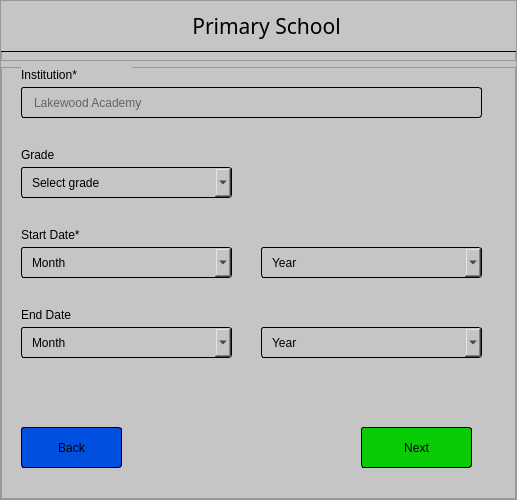
                        <widget class="QFrame" name="frame_36">
                         <property name="minimumSize">
                          <size>
                           <width>500</width>
                           <height>500</height>
                          </size>
                         </property>
                         <property name="maximumSize">
                          <size>
                           <width>10000</width>
                           <height>10000</height>
                          </size>
                         </property>
                         <property name="autoFillBackground">
                          <bool>false</bool>
                         </property>
                         <property name="styleSheet">
                          <string notr="true">background-color: rgb(197, 197, 197);
</string>
                         </property>
                         <property name="frameShape">
                          <enum>QFrame::StyledPanel</enum>
                         </property>
                         <property name="frameShadow">
                          <enum>QFrame::Raised</enum>
                         </property>
                         <layout class="QVBoxLayout" name="verticalLayout_22">
                          <property name="leftMargin">
                           <number>0</number>
                          </property>
                          <property name="topMargin">
                           <number>0</number>
                          </property>
                          <property name="rightMargin">
                           <number>0</number>
                          </property>
                          <property name="bottomMargin">
                           <number>0</number>
                          </property>
                          <item>
                           <widget class="QFrame" name="frame_37">
                            <property name="minimumSize">
                             <size>
                              <width>515</width>
                              <height>60</height>
                             </size>
                            </property>
                            <property name="maximumSize">
                             <size>
                              <width>16777215</width>
                              <height>60</height>
                             </size>
                            </property>
                            <property name="frameShape">
                             <enum>QFrame::StyledPanel</enum>
                            </property>
                            <property name="frameShadow">
                             <enum>QFrame::Raised</enum>
                            </property>
                            <widget class="QLabel" name="label_115">
                             <property name="geometry">
                              <rect>
                               <x>0</x>
                               <y>0</y>
                               <width>521</width>
                               <height>51</height>
                              </rect>
                             </property>
                             <property name="font">
                              <font>
                               <family>HoloLens MDL2 Assets</family>
                               <pointsize>16</pointsize>
                               <weight>50</weight>
                               <bold>false</bold>
                              </font>
                             </property>
                             <property name="styleSheet">
                              <string notr="true">padding-left:10px;
border-bottom:1px solid black;
border-bottom-left-radius: 0px;
border-bottom-right-radius: 0px;</string>
                             </property>
                             <property name="text">
                              <string>Primary School</string>
                             </property>
                             <property name="alignment">
                              <set>Qt::AlignCenter</set>
                             </property>
                            </widget>
                           </widget>
                          </item>
                          <item>
                           <widget class="QFrame" name="frame_47">
                            <property name="minimumSize">
                             <size>
                              <width>0</width>
                              <height>280</height>
                             </size>
                            </property>
                            <property name="frameShape">
                             <enum>QFrame::StyledPanel</enum>
                            </property>
                            <property name="frameShadow">
                             <enum>QFrame::Raised</enum>
                            </property>
                            <widget class="QLineEdit" name="lineEdit_16">
                             <property name="geometry">
                              <rect>
                               <x>20</x>
                               <y>20</y>
                               <width>461</width>
                               <height>31</height>
                              </rect>
                             </property>
                             <property name="styleSheet">
                              <string notr="true">border:1.2px solid black;
border-radius:3px;
padding-left:10px</string>
                             </property>
                             <property name="placeholderText">
                              <string>Lakewood Academy</string>
                             </property>
                            </widget>
                            <widget class="QLabel" name="label_117">
                             <property name="geometry">
                              <rect>
                               <x>20</x>
                               <y>0</y>
                               <width>111</width>
                               <height>16</height>
                              </rect>
                             </property>
                             <property name="font">
                              <font>
                               <pointsize>9</pointsize>
                              </font>
                             </property>
                             <property name="styleSheet">
                              <string notr="true"/>
                             </property>
                             <property name="text">
                              <string>Institution*</string>
                             </property>
                            </widget>
                            <widget class="QComboBox" name="comboBox_10">
                             <property name="geometry">
                              <rect>
                               <x>20</x>
                               <y>100</y>
                               <width>211</width>
                               <height>31</height>
                              </rect>
                             </property>
                             <property name="styleSheet">
                              <string notr="true">border:1.2px solid black;
border-radius:3px;
padding-left:10px</string>
                             </property>
                             <item>
                              <property name="text">
                               <string>Select grade</string>
                              </property>
                             </item>
                             <item>
                              <property name="text">
                               <string>A</string>
                              </property>
                             </item>
                             <item>
                              <property name="text">
                               <string>A-</string>
                              </property>
                             </item>
                             <item>
                              <property name="text">
                               <string>B+</string>
                              </property>
                             </item>
                             <item>
                              <property name="text">
                               <string>B</string>
                              </property>
                             </item>
                             <item>
                              <property name="text">
                               <string>B-</string>
                              </property>
                             </item>
                             <item>
                              <property name="text">
                               <string>C+</string>
                              </property>
                             </item>
                             <item>
                              <property name="text">
                               <string>C</string>
                              </property>
                             </item>
                             <item>
                              <property name="text">
                               <string>C-</string>
                              </property>
                             </item>
                             <item>
                              <property name="text">
                               <string>D+</string>
                              </property>
                             </item>
                             <item>
                              <property name="text">
                               <string>D</string>
                              </property>
                             </item>
                             <item>
                              <property name="text">
                               <string>D-</string>
                              </property>
                             </item>
                             <item>
                              <property name="text">
                               <string>E</string>
                              </property>
                             </item>
                             <item>
                              <property name="text">
                               <string>Fail</string>
                              </property>
                             </item>
                            </widget>
                            <widget class="QComboBox" name="comboBox_11">
                             <property name="geometry">
                              <rect>
                               <x>20</x>
                               <y>180</y>
                               <width>211</width>
                               <height>31</height>
                              </rect>
                             </property>
                             <property name="styleSheet">
                              <string notr="true">border:1.2px solid black;
border-radius:3px;
padding-left:10px</string>
                             </property>
                             <item>
                              <property name="text">
                               <string>Month</string>
                              </property>
                             </item>
                             <item>
                              <property name="text">
                               <string>January</string>
                              </property>
                             </item>
                             <item>
                              <property name="text">
                               <string>February</string>
                              </property>
                             </item>
                             <item>
                              <property name="text">
                               <string>March</string>
                              </property>
                             </item>
                             <item>
                              <property name="text">
                               <string>April</string>
                              </property>
                             </item>
                             <item>
                              <property name="text">
                               <string>May</string>
                              </property>
                             </item>
                             <item>
                              <property name="text">
                               <string>June</string>
                              </property>
                             </item>
                             <item>
                              <property name="text">
                               <string>July</string>
                              </property>
                             </item>
                             <item>
                              <property name="text">
                               <string>August</string>
                              </property>
                             </item>
                             <item>
                              <property name="text">
                               <string>Setember</string>
                              </property>
                             </item>
                             <item>
                              <property name="text">
                               <string>October</string>
                              </property>
                             </item>
                             <item>
                              <property name="text">
                               <string>November</string>
                              </property>
                             </item>
                             <item>
                              <property name="text">
                               <string>December</string>
                              </property>
                             </item>
                            </widget>
                            <widget class="QLabel" name="label_120">
                             <property name="geometry">
                              <rect>
                               <x>20</x>
                               <y>160</y>
                               <width>111</width>
                               <height>16</height>
                              </rect>
                             </property>
                             <property name="font">
                              <font>
                               <pointsize>9</pointsize>
                              </font>
                             </property>
                             <property name="styleSheet">
                              <string notr="true"/>
                             </property>
                             <property name="text">
                              <string>Start Date*</string>
                             </property>
                            </widget>
                            <widget class="QComboBox" name="comboBox_12">
                             <property name="geometry">
                              <rect>
                               <x>260</x>
                               <y>180</y>
                               <width>221</width>
                               <height>31</height>
                              </rect>
                             </property>
                             <property name="styleSheet">
                              <string notr="true">border:1.2px solid black;
border-radius:3px;
padding-left:10px</string>
                             </property>
                             <item>
                              <property name="text">
                               <string>Year</string>
                              </property>
                             </item>
                            </widget>
                            <widget class="QComboBox" name="comboBox_13">
                             <property name="geometry">
                              <rect>
                               <x>20</x>
                               <y>260</y>
                               <width>211</width>
                               <height>31</height>
                              </rect>
                             </property>
                             <property name="styleSheet">
                              <string notr="true">border:1.2px solid black;
border-radius:3px;
padding-left:10px</string>
                             </property>
                             <item>
                              <property name="text">
                               <string>Month</string>
                              </property>
                             </item>
                             <item>
                              <property name="text">
                               <string>January</string>
                              </property>
                             </item>
                             <item>
                              <property name="text">
                               <string>February</string>
                              </property>
                             </item>
                             <item>
                              <property name="text">
                               <string>March</string>
                              </property>
                             </item>
                             <item>
                              <property name="text">
                               <string>April</string>
                              </property>
                             </item>
                             <item>
                              <property name="text">
                               <string>May</string>
                              </property>
                             </item>
                             <item>
                              <property name="text">
                               <string>June</string>
                              </property>
                             </item>
                             <item>
                              <property name="text">
                               <string>July</string>
                              </property>
                             </item>
                             <item>
                              <property name="text">
                               <string>August</string>
                              </property>
                             </item>
                             <item>
                              <property name="text">
                               <string>Setember</string>
                              </property>
                             </item>
                             <item>
                              <property name="text">
                               <string>October</string>
                              </property>
                             </item>
                             <item>
                              <property name="text">
                               <string>November</string>
                              </property>
                             </item>
                             <item>
                              <property name="text">
                               <string>December</string>
                              </property>
                             </item>
                            </widget>
                            <widget class="QLabel" name="label_121">
                             <property name="geometry">
                              <rect>
                               <x>20</x>
                               <y>240</y>
                               <width>191</width>
                               <height>16</height>
                              </rect>
                             </property>
                             <property name="font">
                              <font>
                               <pointsize>9</pointsize>
                              </font>
                             </property>
                             <property name="styleSheet">
                              <string notr="true"/>
                             </property>
                             <property name="text">
                              <string>End Date</string>
                             </property>
                            </widget>
                            <widget class="QComboBox" name="comboBox_14">
                             <property name="geometry">
                              <rect>
                               <x>260</x>
                               <y>260</y>
                               <width>221</width>
                               <height>31</height>
                              </rect>
                             </property>
                             <property name="styleSheet">
                              <string notr="true">border:1.2px solid black;
border-radius:3px;
padding-left:10px</string>
                             </property>
                             <item>
                              <property name="text">
                               <string>Year</string>
                              </property>
                             </item>
                            </widget>
                            <widget class="QLabel" name="label_122">
                             <property name="geometry">
                              <rect>
                               <x>20</x>
                               <y>80</y>
                               <width>111</width>
                               <height>16</height>
                              </rect>
                             </property>
                             <property name="font">
                              <font>
                               <pointsize>9</pointsize>
                              </font>
                             </property>
                             <property name="styleSheet">
                              <string notr="true"/>
                             </property>
                             <property name="text">
                              <string>Grade</string>
                             </property>
                            </widget>
                            <widget class="QPushButton" name="pushButton_8">
                             <property name="geometry">
                              <rect>
                               <x>360</x>
                               <y>360</y>
                               <width>111</width>
                               <height>41</height>
                              </rect>
                             </property>
                             <property name="cursor">
                              <cursorShape>PointingHandCursor</cursorShape>
                             </property>
                             <property name="styleSheet">
                              <string notr="true">border: 1px solid black;
border-radius: 3px;
background-color: rgb(9, 204, 6);
</string>
                             </property>
                             <property name="text">
                              <string>Next</string>
                             </property>
                            </widget>
                            <widget class="QPushButton" name="pushButton_9">
                             <property name="geometry">
                              <rect>
                               <x>20</x>
                               <y>360</y>
                               <width>101</width>
                               <height>41</height>
                              </rect>
                             </property>
                             <property name="cursor">
                              <cursorShape>PointingHandCursor</cursorShape>
                             </property>
                             <property name="styleSheet">
                              <string notr="true">background-color: rgb(1, 79, 223);
border: 1px solid black;
border-radius: 3px;</string>
                             </property>
                             <property name="text">
                              <string>Back</string>
                             </property>
                             <property name="shortcut">
                              <string>Return</string>
                             </property>
                            </widget>
                           </widget>
                          </item>
                         </layout>
                        </widget>
